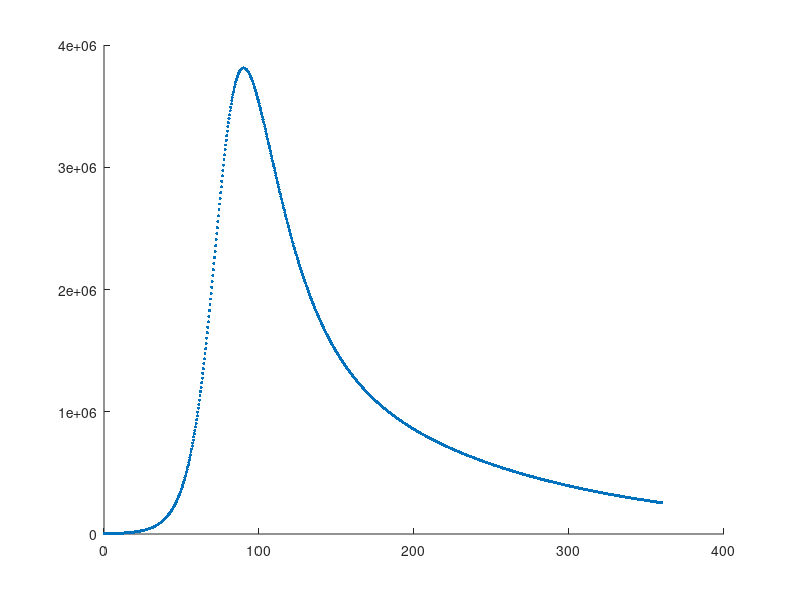

This figure's MATLAB source:
1;
close all;
clear all;
clc;

function local = RK4(fun_rhs,a,b,init_cond,n_ints)
  
  nrow = n_ints+1;
  ncol = size(init_cond)(2);
  
  local = zeros(nrow,ncol);
  
  h = (b - a)/n_ints;
  
  x = zeros(nrow,1);
  y = zeros(nrow,ncol);
  x(1) = a;
  y(1,:) = init_cond;
  
  for ii=1:n_ints
    K1 = h*fun_rhs(x(ii),y(ii,:));
    K2 = h*fun_rhs(x(ii)+0.5*h, y(ii,:)+0.5*K1);
    K3 = h*fun_rhs(x(ii)+0.5*h, y(ii,:)+0.5*K2);
    K4 = h*fun_rhs(x(ii)+h, y(ii,:)+K3);
    
    x(ii+1) = x(ii) + h;
    y(ii+1,:) = y(ii,:) + (1/6)*(K1 + 2*K2 + 2*K3 + K4);
  end
  
  local = cat(2, x, y);
end

disp('Hello');

beta = 0.2;
epsilon_e = 0.3;
epsilon_q = 0;
epsilon_j = 0.1;
mu = 0.000034;
lambda = 408.09;
p = 0;
k1 = 0.1;
k2 = 0.125;
d1 = 0.0079;
d2 = 0.0068;
sigma1 = 0.0337;
sigma2 = 0.0386;
tf = 360;
B1 = 1;
B2 = 1;
B3 = 1;
B4 = 1;
C1 = 300;
C2 = 600;

fr = @(x,y) [(lambda - (y(1)*(beta*y(4) + epsilon_e*beta*y(2) + epsilon_q*beta*y(3) + epsilon_j*beta*y(5))/(y(1)+y(2)+y(3)+y(4)+y(5)+y(6))) - mu*y(1)), (p + (y(1)*(beta*y(4) + epsilon_e*beta*y(2) + epsilon_q*beta*y(3) + epsilon_j*beta*y(5))/(y(1)+y(2)+y(3)+y(4)+y(5)+y(6))) - (k1+mu)*y(2)), ((k2+mu)*y(3)), (k1*y(2) - (d1 + sigma1 + mu)*y(4)), (k2*y(3) - (d2 + sigma2 + mu)*y(5)), (sigma1*y(4) + sigma2*y(5) - mu*y(6))];
%fr = @(x,y) [(p + (y(1)*(beta*y(4) + epsilon_e*beta*y(2) + epsilon_q*beta*y(3) + epsilon_j*beta*y(5))/(y(1)+y(2)+y(3)+y(4))) - (k1+mu)*y(2)), ((k2+mu)*y(3)), (k1*y(2) - (d1 + sigma1 + mu)*y(4)), (k2*y(3) - (d2 + sigma2 + mu)*y(5))];

%{
fr{1} = @(x,y) (lambda - (y(1)*(beta*y(4) + epsilon_e*beta*y(2) + epsilon_q*beta*y(3) + epsilon_j*beta*y(5))/N) - mu*y(1));
fr{2} = @(x,y) (p + (y(1)*(beta*y(4) + epsilon_e*beta*y(2) + epsilon_q*beta*y(3) + epsilon_j*beta*y(5))/N) - (k1+mu)*y(2));
fr{3} = @(x,y) (k2+mu)*y(3);
fr{4} = @(x,y) (k1*y(2) - (d1 + sigma1 + mu)*y(4));
fr{5} = @(x,y) (k2*y(3) - (d2 + sigma2 + mu)*y(5));
fr{6} = @(x,y) (sigma1*y(4) + sigma2*y(5) - mu*y(6));
%}
%fa = @(x,y) [1,1];

a=-0;
b=360;
y0=[12000000,1565,292,695,326,20];
npts = 1000;
sol = RK4(fr,a,b,y0,npts);

graph = zeros(size(sol)(1),1);

for i=1:size(sol)(1)
  graph(i,1) = sol(i,3)+sol(i,4)+sol(i,5)+sol(i,6);
endfor

hold on;
scatter(sol(:,1),sol(:,3)+sol(:,5),5,'filled');
%scatter(sol(:,1),graph(:,1),5,'filled');
